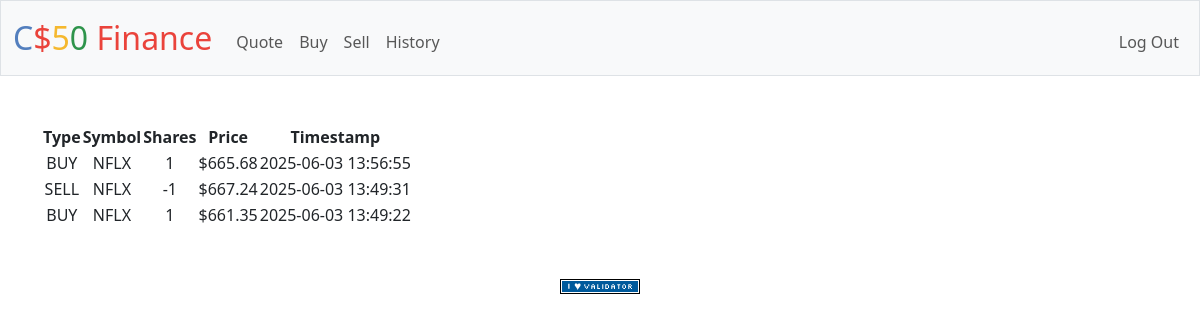
The app's page /history (signed in) with its own data.
### tables this page shows
CREATE TABLE history (
    user_id INTEGER,
    symbol TEXT NOT NULL,
    shares INTEGER NOT NULL,
    price REAL NOT NULL,
    type TEXT NOT NULL,
    timestamp DATETIME DEFAULT CURRENT_TIMESTAMP,
    FOREIGN KEY (user_id) REFERENCES users (id)
);

### app.py (the view)
@app.route("/history")
@login_required
def history():
    user_id = session["user_id"]
    rows = db.execute(
        "SELECT symbol, shares, price, type, timestamp FROM history WHERE user_id = ? ORDER BY timestamp DESC",
        user_id
    )
    return render_template("history.html", rows=rows)

### app.py (called while the page is built)
@app.after_request
def after_request(response):
    response.headers["Cache-Control"] = "no-cache, no-store, must-revalidate"
    response.headers["Expires"] = 0
    response.headers["Pragma"] = "no-cache"
    return response

### helpers.py (called while the page is built)
def login_required(f):
    @wraps(f)
    def decorated_function(*args, **kwargs):
        if session.get("user_id") is None:
            return redirect("/login")
        return f(*args, **kwargs)
    return decorated_function

def usd(value):
    return f"${value:,.2f}"

### templates/history.html (shortened to what this page needs)
{% extends "layout.html" %}
{% block main %}
<table>
    <thead>
        <tr>
            <th>Type</th>
            <th>Symbol</th>
            <th>Shares</th>
            <th>Price</th>
            <th>Timestamp</th>
        </tr>
    </thead>
    <tbody>
        {% for row in rows %}
        <tr>
            <td>{{ row.type }}</td>
            <td>{{ row.symbol }}</td>
            <td>{{ row.shares }}</td>
            <td>{{ row.price | usd }}</td>
            <td>{{ row.timestamp }}</td>
        </tr>
        {% endfor %}
    </tbody>
</table>
{% endblock %}

### templates/layout.html (shortened to what this page needs)
<!DOCTYPE html>
<html lang="en">
<head>
    <link href="https://cdn.jsdelivr.net/npm/bootstrap@5.3.3/dist/css/bootstrap.min.css" rel="stylesheet">
    <link href="/static/styles.css" rel="stylesheet">
</head>
<body>
    <nav class="bg-light border navbar navbar-expand-md navbar-light">
        <div class="container-fluid">
            <a class="navbar-brand" href="/"><span class="blue">C</span><span class="red">$</span><span class="yellow">5</span><span class="green">0</span> <span class="red">Finance</span></a>
            <div class="collapse navbar-collapse" id="navbar">
                {% if session["user_id"] %}
                    <ul class="navbar-nav me-auto mt-2">
                        <li class="nav-item"><a class="nav-link" href="/quote">Quote</a></li>
                        <li class="nav-item"><a class="nav-link" href="/buy">Buy</a></li>
                        <li class="nav-item"><a class="nav-link" href="/sell">Sell</a></li>
                        <li class="nav-item"><a class="nav-link" href="/history">History</a></li>
                    </ul>
                    <ul class="navbar-nav ms-auto mt-2">
                        <li class="nav-item"><a class="nav-link" href="/logout">Log Out</a></li>
                    </ul>
                {% else %}
                    <ul class="navbar-nav ms-auto mt-2">
                        <li class="nav-item"><a class="nav-link" href="/register">Register</a></li>
                        <li class="nav-item"><a class="nav-link" href="/login">Log In</a></li>
                    </ul>
                {% endif %}
            </div>
        </div>
    </nav>
    <main class="container py-5 text-center">
        {% block main %}{% endblock %}
    </main>
    <footer class="mb-5">
        <form action="https://validator.w3.org/check" class="text-center" enctype="multipart/form-data" method="post" target="_blank">
            <input alt="Validate" src="/static/I_heart_validator.png" type="image">
        </form>
    </footer>
</body>
</html>

### static/styles.css (style rules this page uses)
nav .navbar-brand { font-size: xx-large; }
nav .navbar-brand .blue { color: #537fbe; }
nav .navbar-brand .red { color: #ea433b; }
nav .navbar-brand .yellow { color: #f5b82e; }
nav .navbar-brand .green { color: #2e944b; }

### records on screen
history: type "BUY", symbol "NFLX", shares "1", price "$665.68", timestamp "2025-06-03 13:56:55"
history: type "SELL", symbol "NFLX", shares "-1", price "$667.24", timestamp "2025-06-03 13:49:31"
history: type "BUY", symbol "NFLX", shares "1", price "$661.35", timestamp "2025-06-03 13:49:22"
